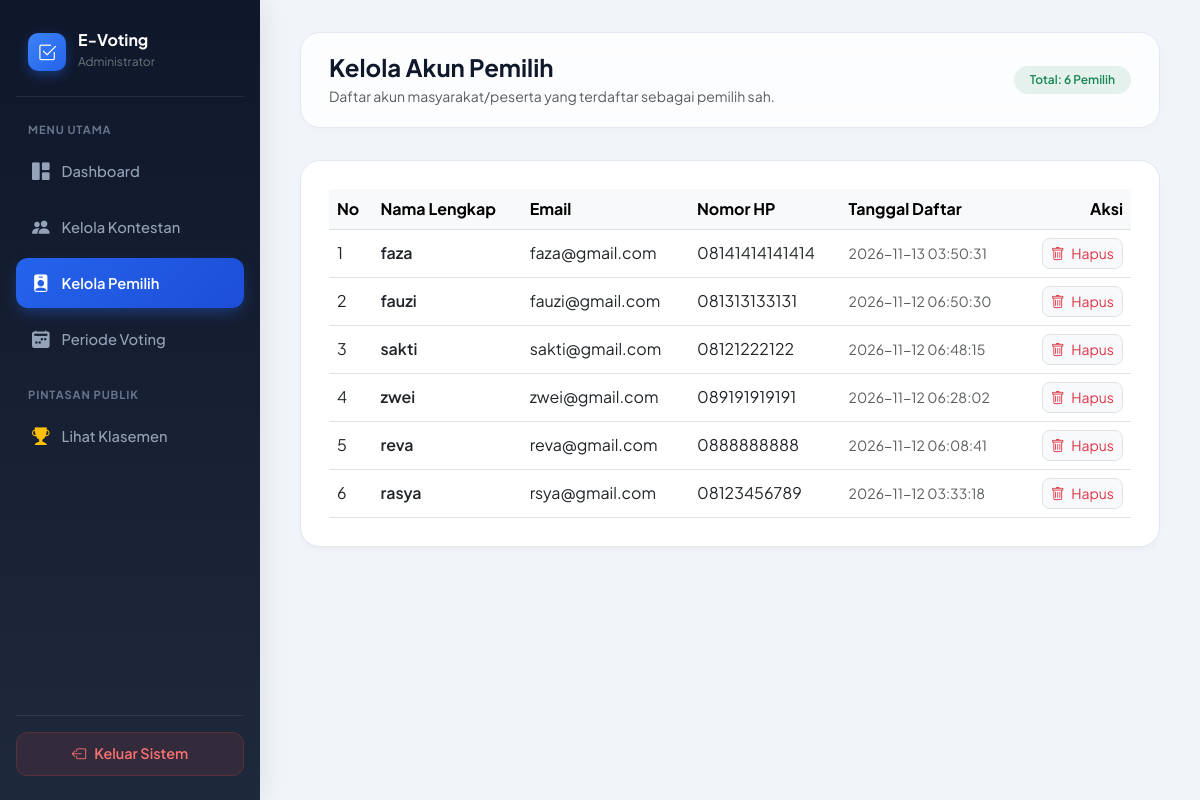
/pemilih.php (signed in), run on the app's committed database.
### tables this page shows
CREATE TABLE `users` (
  `id` int(11) NOT NULL,
  `nama` varchar(100) NOT NULL,
  `email` varchar(100) NOT NULL,
  `no_hp` varchar(20) NOT NULL,
  `password` varchar(255) NOT NULL,
  `role` enum('admin','pemilih') DEFAULT 'pemilih',
  `created_at` timestamp NOT NULL DEFAULT current_timestamp()
);

### pemilih.php (the view, shortened to what this page needs)
<?php
require_once '../config/koneksi.php';
$stmt = $pdo->prepare("SELECT * FROM users WHERE role = 'pemilih' ORDER BY id DESC");
$stmt->execute();
$pemilihList = $stmt->fetchAll();
?>
<!DOCTYPE html>
<html lang="id">
<head>
    <link href="https://cdn.jsdelivr.net/npm/bootstrap@5.3.0/dist/css/bootstrap.min.css" rel="stylesheet">
    <link rel="stylesheet" href="https://cdn.jsdelivr.net/npm/bootstrap-icons@1.10.5/font/bootstrap-icons.css">
</head>
<body>
    <aside class="sidebar" id="adminSidebar">
        <a href="dashboard.php" class="sidebar-brand">
            <div class="brand-icon"><i class="bi bi-check2-square"></i></div>
            <div>
                <span class="text-white fw-bold fs-6 d-block lh-1">E-Voting</span>
                <small class="text-secondary" style="font-size: 0.75rem;">Administrator</small>
            </div>
        </a>
        <div class="sidebar-heading">Menu Utama</div>
        <ul class="nav flex-column">
            <li class="nav-item"><a href="dashboard.php" class="nav-link"><i class="bi bi-grid-1x2-fill"></i> Dashboard</a></li>
            <li class="nav-item"><a href="kontestan.php" class="nav-link"><i class="bi bi-people-fill"></i> Kelola Kontestan</a></li>
            <li class="nav-item"><a href="pemilih.php" class="nav-link active"><i class="bi bi-person-badge-fill"></i> Kelola Pemilih</a></li>
            <li class="nav-item"><a href="periode.php" class="nav-link"><i class="bi bi-calendar2-week-fill"></i> Periode Voting</a></li>
        </ul>
        <div class="sidebar-heading mt-3">Pintasan Publik</div>
        <ul class="nav flex-column">
            <li class="nav-item"><a href="../pages/klasemen.php" target="_blank" class="nav-link"><i class="bi bi-trophy-fill text-warning"></i> Lihat Klasemen</a></li>
        </ul>
        <div class="sidebar-footer">
            <a href="../auth/logout.php" class="btn-logout"><i class="bi bi-box-arrow-left"></i> Keluar Sistem</a>
        </div>
    </aside>
    <div class="main-wrapper">
        <div class="top-header d-flex justify-content-between align-items-center flex-wrap gap-3">
            <div class="d-flex align-items-center gap-3">
                <div>
                    <h1 class="h4 fw-bold mb-1">Kelola Akun Pemilih</h1>
                    <p class="text-muted small mb-0">Daftar akun masyarakat/peserta yang terdaftar sebagai pemilih sah.</p>
                </div>
            </div>
            <span class="badge bg-success bg-opacity-10 text-success px-3 py-2 rounded-pill fw-semibold">
                Total: <?= count($pemilihList) ?> Pemilih
            </span>
        </div>
        <div class="modern-card">
            <div class="table-responsive">
                <table class="table table-hover align-middle mb-0">
                    <thead class="table-light">
                        <tr>
                            <th>No</th>
                            <th>Nama Lengkap</th>
                            <th>Email</th>
                            <th>Nomor HP</th>
                            <th>Tanggal Daftar</th>
                            <th class="text-end">Aksi</th>
                        </tr>
                    </thead>
                    <tbody>
                        <?php if (count($pemilihList) > 0): ?>
                            <?php $no = 1; foreach ($pemilihList as$row): ?>
                            <tr>
                                <td><?= $no++ ?></td>
                                <td class="fw-semibold"><?= htmlspecialchars($row['nama']) ?></td>
                                <td><?= htmlspecialchars($row['email']) ?></td>
                                <td><?= htmlspecialchars($row['no_hp']) ?></td>
                                <td class="text-muted small"><?= htmlspecialchars($row['created_at']) ?></td>
                                <td class="text-end">
                                    <a href="pemilih.php?hapus=<?= $row['id'] ?>" class="btn btn-sm btn-light text-danger border rounded-3" onclick="return confirm('Yakin ingin menghapus akun pemilih ini?')">
                                        <i class="bi bi-trash me-1"></i> Hapus
                                    </a>
                                </td>
                            </tr>
                            <?php endforeach; ?>
                        <?php else: ?>
                            <tr>
                                <td colspan="6" class="text-center text-muted py-5">Belum ada akun pemilih yang terdaftar.</td>
                            </tr>
                        <?php endif; ?>
                    </tbody>
                </table>
            </div>
        </div>
    </div>
</body>
</html>

### pemilih.php (style rules this page uses)
body { font-family: 'Plus Jakarta Sans', sans-serif; background-color: #f1f5f9; color: #0f172a; overflow-x: hidden; }
.sidebar { background: linear-gradient(180deg, #0f172a 0%, #1e293b 100%); min-height: 100vh; width: 260px; position: fixed; top: 0; left: 0; z-index: 1000; padding: 1.5rem 1rem; display: flex; flex-direction: column; box-shadow: 4px 0 24px rgba(0, 0, 0, 0.08); transition: all 0.3s ease; }
.sidebar-brand { display: flex; align-items: center; gap: 0.75rem; padding: 0.5rem 0.75rem 1.5rem; border-bottom: 1px solid rgba(255, 255, 255, 0.08); margin-bottom: 1.5rem; text-decoration: none; }
.brand-icon { width: 38px; height: 38px; background: linear-gradient(135deg, #3b82f6 0%, #2563eb 100%); border-radius: 10px; display: flex; align-items: center; justify-content: center; color: white; font-size: 1.2rem; box-shadow: 0 4px 12px rgba(37, 99, 235, 0.4); }
.sidebar-heading { font-size: 0.7rem; text-transform: uppercase; letter-spacing: 0.08em; color: #64748b; font-weight: 700; padding: 0 0.75rem; margin-bottom: 0.5rem; }
.sidebar .nav-link { color: #94a3b8; font-weight: 500; font-size: 0.92rem; padding: 0.75rem 1rem; border-radius: 0.75rem; margin-bottom: 0.35rem; display: flex; align-items: center; gap: 0.75rem; transition: all 0.25s ease; }
.sidebar .nav-link i { font-size: 1.1rem; }
.sidebar .nav-link.active { color: #ffffff; background: linear-gradient(135deg, #2563eb 0%, #1d4ed8 100%); box-shadow: 0 6px 16px -4px rgba(37, 99, 235, 0.5); font-weight: 600; }
.sidebar-footer { margin-top: auto; padding-top: 1rem; border-top: 1px solid rgba(255, 255, 255, 0.08); }
.btn-logout { color: #f87171; background: rgba(239, 68, 68, 0.1); border: 1px solid rgba(239, 68, 68, 0.2); border-radius: 0.75rem; padding: 0.65rem 1rem; width: 100%; display: flex; align-items: center; justify-content: center; gap: 0.5rem; font-weight: 600; font-size: 0.9rem; text-decoration: none; transition: all 0.2s ease; }
.main-wrapper { margin-left: 260px; padding: 2rem 2.5rem; min-height: 100vh; }
.top-header { background: rgba(255, 255, 255, 0.8); backdrop-filter: blur(12px); border: 1px solid #e2e8f0; border-radius: 1.25rem; padding: 1.25rem 1.75rem; margin-bottom: 2rem; box-shadow: 0 2px 10px rgba(0, 0, 0, 0.02); }
.modern-card { background: #ffffff; border: 1px solid #e2e8f0; border-radius: 1.25rem; padding: 1.75rem; box-shadow: 0 4px 6px -1px rgba(0, 0, 0, 0.03); }

### data on the page
users: nama "faza", email "faza@gmail.com", no_hp "08141414141414", created_at "2026-11-13 03:50:31"
users: nama "fauzi", email "fauzi@gmail.com", no_hp "081313133131", created_at "2026-11-12 06:50:30"
users: nama "sakti", email "sakti@gmail.com", no_hp "08121222122", created_at "2026-11-12 06:48:15"
users: nama "zwei", email "zwei@gmail.com", no_hp "089191919191", created_at "2026-11-12 06:28:02"
users: nama "reva", email "reva@gmail.com", no_hp "0888888888", created_at "2026-11-12 06:08:41"
users: nama "rasya", email "rsya@gmail.com", no_hp "08123456789", created_at "2026-11-12 03:33:18"

### other printed values
count($pemilihList) "6"
